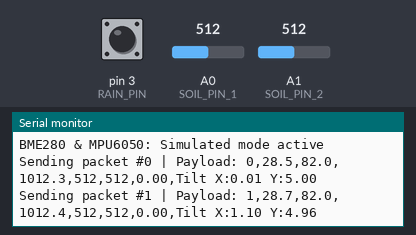
Simulated run of this sketch. Board: Arduino Uno, built with avr-gcc and run on an emulated ATmega328P. Parts: the last lines printed to the serial monitor. The test bench sets the inputs (shaded band); at power-on: A0 (SOIL_PIN_1) = 512, A1 (SOIL_PIN_2) = 512, pin 3 (RAIN_PIN) HIGH. No radio packets arrive unless stated.

Above: at 2.9 s.
3.0 s: A0 (SOIL_PIN_1) set to 716
At 5.1 s:
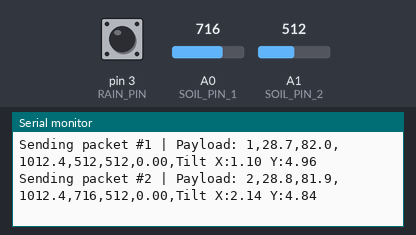
5.8 s: A1 (SOIL_PIN_2) set to 716
At 7.1 s:
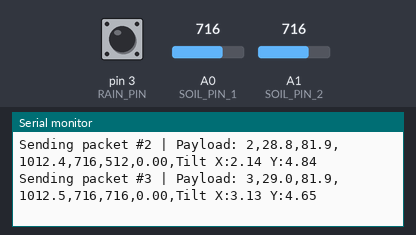
8.6 s: pin 3 (RAIN_PIN) pulled LOW for 2.45 s
At 11.2 s:
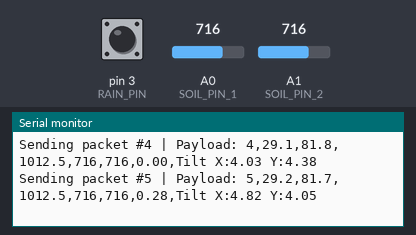
12.5 s: A0 (SOIL_PIN_1) set to 900
At 13.2 s:
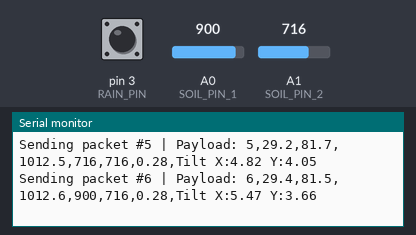
15.3 s: A1 (SOIL_PIN_2) set to 900
At 17.3 s:
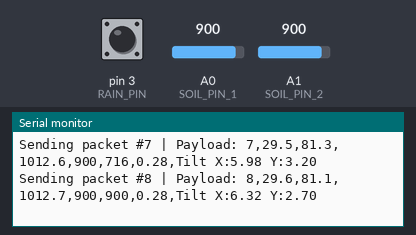
18.1 s: pin 3 (RAIN_PIN) pulled LOW for 2.45 s
At 19.3 s:
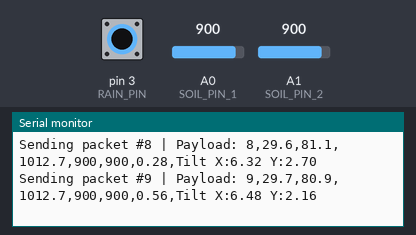
Timing chart, 0 to 21.1 s (numbered marks = the images above; inputs shaded):
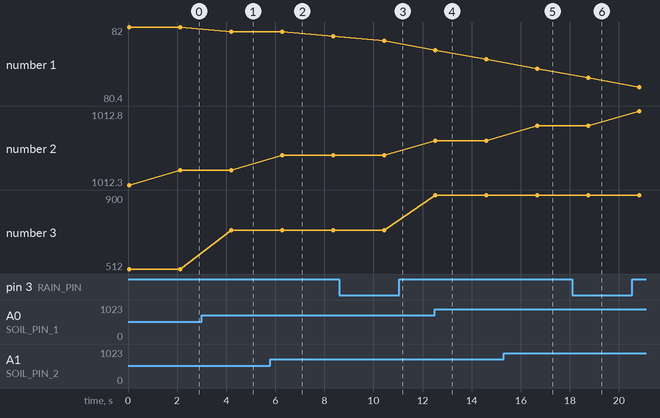

Measured:
- after the input at 3.0 s, the serial monitor: prints a new line after 1.2 s (image 1)
- after the input at 5.8 s, the serial monitor: prints a new line after 0.48 s (image 2)
- after the input at 8.6 s, the serial monitor: prints a new line after 1.8 s (image 3)
- after the input at 12.5 s, the serial monitor: prints a new line at once (image 4)
- after the input at 15.3 s, the serial monitor: prints a new line after 1.4 s (image 5)
- after the input at 18.1 s, the serial monitor: prints a new line after 0.66 s (image 6)
- plotted number 3: 512 → 716 after the input at 3.0 s, 716 → 900 after the input at 12.5 s

The sketch:

transmitter.ino
```cpp
#include <Adafruit_BME280.h>
#include <Adafruit_MPU6050.h>
#include <Adafruit_Sensor.h>
#include <LoRa.h>
#include <SPI.h>
#include <Wire.h>
#include <math.h>

// --- Pin Assignments ---
#define LORA_SS 10
#define LORA_RST 9
#define LORA_DIO0 2   // LoRa Interrupt
#define RAIN_PIN 3    // Rain Gauge Interrupt
#define SOIL_PIN_1 A0 // Capacitive Soil Sensor 1
#define SOIL_PIN_2 A1 // Capacitive Soil Sensor 2

#define LORA_BAND                                                              \
  433E6 // Set to 433E6, 868E6, or 915E6 depending on module regional frequency

// --- Rain Gauge Settings ---
const float MM_PER_TIP = 0.2794;
const unsigned long DEBOUNCE_TIME_MS = 200;
volatile unsigned long tipCount = 0;
volatile unsigned long lastTipTime = 0;

// --- Motion Settings ---
const float TILT_THRESHOLD_DEG = 15.0;

// --- Sensor Objects ---
Adafruit_MPU6050 mpu;
Adafruit_BME280 bme;

unsigned int packetCounter = 0;

// Hardware Interrupt for Rain Gauge
void countTip() {
  unsigned long currentTime = millis();
  if (currentTime - lastTipTime > DEBOUNCE_TIME_MS) {
    tipCount++;
    lastTipTime = currentTime;
  }
}

// Calculate tilt orientation
String getOrientation(float ax, float ay, float az) {
  float roll = atan2(ay, az) * RAD_TO_DEG;
  float pitch = atan2(-ax, sqrt(ay * ay + az * az)) * RAD_TO_DEG;

  String status = "";

  if (pitch > TILT_THRESHOLD_DEG) {
    status += "Tilting Forward";
  } else if (pitch < -TILT_THRESHOLD_DEG) {
    status += "Tilting Backward";
  }

  if (roll > TILT_THRESHOLD_DEG) {
    if (status.length() > 0)
      status += " & ";
    status += "Tilting Right";
  } else if (roll < -TILT_THRESHOLD_DEG) {
    if (status.length() > 0)
      status += " & ";
    status += "Tilting Left";
  }

  if (status.length() == 0) {
    status = "Flat";
  }

  return status;
}

void setup() {
  Serial.begin(9600);
  while (!Serial)
    delay(10);

  Wire.begin();
  #if defined(WIRE_HAS_TIMEOUT)
  Wire.setWireTimeout(3000, true); // Prevent I2C bus lockup
  #endif

  // 1. Setup Rain Gauge Interrupt
  pinMode(RAIN_PIN, INPUT_PULLUP);
  attachInterrupt(digitalPinToInterrupt(RAIN_PIN), countTip, FALLING);

  // 2. BME280 & MPU6050 (Simulated values sent in loop)
  Serial.println(F("BME280 & MPU6050: Simulated mode active"));

  // 4. Initialize SX1278 LoRa Module
  LoRa.setPins(LORA_SS, LORA_RST, LORA_DIO0);
  int loraRetries = 0;
  while (!LoRa.begin(LORA_BAND)) {
    Serial.println(F("Error: SX1278 LoRa initialization failed! Retrying in 1s..."));
    delay(1000);
    loraRetries++;
    if (loraRetries >= 5) {
      Serial.println(F("Check LoRa wiring: SS=10, RST=9, DIO0=2, MOSI=11, MISO=12, SCK=13, 3.3V, GND"));
      loraRetries = 0;
    }
  }
  LoRa.enableCrc(); // Enable CRC matching Raspberry Pi SX1278 settings
}

void loop() {
  // 1. Read Dual Soil Moisture Sensors (REAL SENSORS)
  int soil1Raw = analogRead(SOIL_PIN_1);
  int soil2Raw = analogRead(SOIL_PIN_2);

  // 2. Read Rain Gauge Tipping Bucket (REAL SENSOR)
  noInterrupts();
  unsigned long currentTips = tipCount;
  interrupts();
  float totalRainfallMM = currentTips * MM_PER_TIP;

  // 3. Simulated BME280 (Smooth dynamic weather drift)
  float t = millis() / 10000.0;
  float tempC = 28.5 + sin(t * 0.5) * 1.5;            // Smoothly drifts: 27.0°C - 30.0°C
  float humidityPct = 78.0 + cos(t * 0.4) * 4.0;      // Smoothly drifts: 74.0% - 82.0%
  float pressureHPa = 1012.3 + sin(t * 0.2) * 1.2;    // Smoothly drifts: 1011.1 - 1013.5 hPa

  // 4. Simulated MPU6050 (Dynamic slope movement)
  // Tilt X and Tilt Y oscillate smoothly so the dot glides across the dashboard radar
  float tiltX = sin(t * 0.8) * 6.5;                   // Pitch: -6.5° to +6.5°
  float tiltY = cos(t * 0.6) * 5.0;                   // Roll: -5.0° to +5.0°

  // Format orientation with live angles for the dashboard reticle
  String orientation = "Tilt X:" + String(tiltX, 2) + " Y:" + String(tiltY, 2);
  if (abs(tiltX) < 1.5 && abs(tiltY) < 1.5) {
    orientation += " (Flat)";
  }

  // 5. Construct CSV Payload String
  // Format:
  // [PacketID],[TempC],[Humidity%],[PressureHPa],[Soil1Raw],[Soil2Raw],[RainMM],[Orientation]
  String payload = String(packetCounter) + "," + String(tempC, 1) + "," +
                   String(humidityPct, 1) + "," + String(pressureHPa, 1) + "," +
                   String(soil1Raw) + "," + String(soil2Raw) + "," +
                   String(totalRainfallMM, 2) + "," + orientation;

  // 6. Transmit via LoRa
  Serial.print(F("Sending packet #"));
  Serial.print(packetCounter);
  Serial.print(F(" | Payload: "));
  Serial.println(payload);

  LoRa.beginPacket();
  LoRa.print(payload);
  LoRa.endPacket();

  packetCounter++;
  delay(2000);
}
```
